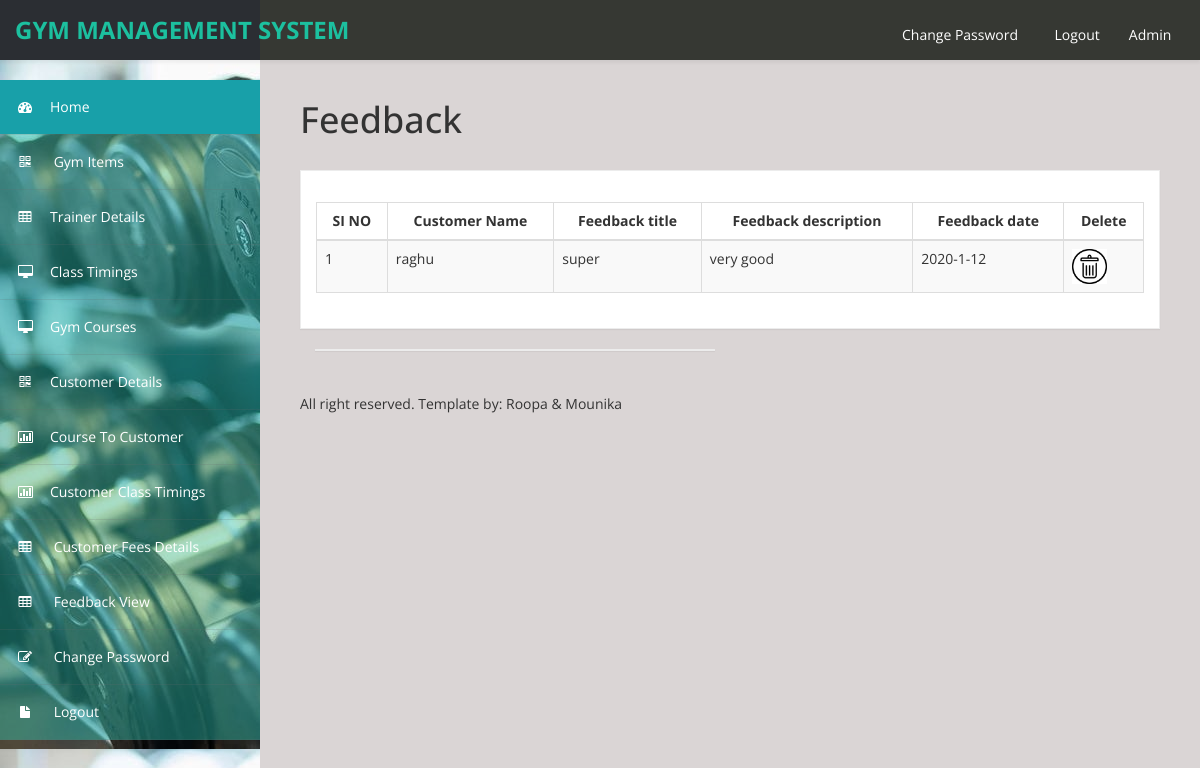
The page /admin/feedback_view.php (signed in) on the database its author committed.
### tables this page shows
CREATE TABLE `feedback` (
  `feedback_id` int(100) NOT NULL auto_increment,
  `customer_id` varchar(100) NOT NULL,
  `feedback_title` varchar(100) NOT NULL,
  `feedback_description` varchar(100) NOT NULL,
  `feedback_date` varchar(100) NOT NULL,
  PRIMARY KEY  (`feedback_id`)
);

CREATE TABLE `customer_details` (
  `customer_id` int(100) NOT NULL auto_increment,
  `customer_name` varchar(100) NOT NULL,
  `customer_address` varchar(100) NOT NULL,
  `customer_city` varchar(100) NOT NULL,
  `contact_number` varchar(100) NOT NULL,
  `email_id` varchar(100) NOT NULL,
  `image` varchar(400) NOT NULL,
  `weight` varchar(100) NOT NULL,
  `health_details` varchar(200) NOT NULL,
  `date_of_birth` varchar(100) NOT NULL,
  `gender` varchar(100) NOT NULL,
  `height` varchar(100) NOT NULL,
  PRIMARY KEY  (`customer_id`),
  KEY `customer_id` (`customer_id`)
);

### admin/feedback_view.php (the view)
<!DOCTYPE html>
<html xmlns="http://www.w3.org/1999/xhtml">
<head>
<?php include('medatada.php');?>
<?php include('header.php');?>
<?php include('sidebar.php');?>
</head>
<body>
        <div id="page-wrapper" >
            <div id="page-inner">
			 <div class="row">
                    <div class="col-md-12">
                        <h1 class="page-header">
                            Feedback
                        </h1>
                    </div>
                </div>
            <div class="row">
                <div class="col-md-12">
                    <div class="panel panel-default">
                        <div class="panel-heading">
                        </div>
                        <div class="panel-body">
                            <div class="table-responsive">
                                <table class="table table-striped table-bordered table-hover" id="dataTables-example">
                                    <thead>
  <tr>
    <th><div align="center">SI NO </div></th>
    <th><div align="center">Customer Name </div></th>
    <th><div align="center">Feedback title </div></th>
    <th><div align="center">Feedback description </div></th>
    <th><div align="center">Feedback date </div></th>
    <th><div align="center">Delete</div></th>
  </tr>
  </thead>
  <tbody>
    <?php
  $sl=1;
  include('db_connect.php');
  $sql="select * from feedback fb,customer_details cd where cd.customer_id=fb.customer_id ";
  $res=mysqli_query($conn,$sql);
  while($row=mysqli_fetch_array($res))
  {
  ?>
  <tr>
    <td><?php echo $sl++ ?></td>
    <td><?php echo $row['customer_name'];?></td>
	 <td><?php echo $row['feedback_title'];?></td>
	  <td><?php echo $row['feedback_description'];?></td>
	   <td><?php echo $row['feedback_date'];?></td>
        <td><a href="feedback_delete.php?feedback_id=<?php echo $row['feedback_id'];?>"><img src="assets/img/delete icon.png" width="35px" height="35px"></a></td>
  </tr>
  <?php
  }
  ?>
 </tbody>
                                </table>
                            </div>
                        </div>
                    </div>
                <div class="col-md-6">
                    <div class="panel panel-default">
                    </div>
                </div>
            </div>
        </div>
             <?php include('footer.php');?>
</body>
</html>

### admin/assets/css/custom-styles.css (style rules this page uses)
body { font-family: 'Open Sans', sans-serif; background: #32C2CD url(../img/bg-img.jpg) !important; }
#page-wrapper { padding: 15px 15px; min-height: 600px; background: #dad5d5; }
#page-inner { width:100%; margin:10px 20px 10px 0px; background-color:transparent; padding:10px; min-height:1200px; }
h1, .h1, h2, .h2, h3, .h3 { margin-top: 7px; margin-bottom: -5px; }
.panel { border-radius:0px; }
#page-wrapper { position: relative; top: 55px; }
.page-header { padding-bottom: 9px; margin: 10px 0 20px; border-bottom: 1px solid transparent; text-align: left; }
.panel-default { border-color: #ECECEC; }
.panel-default > .panel-heading { color: #000; border-color: #FFF; font-weight:bold; background: #FFFFFF; font-size: 16px; padding: 15px 15px 0; }
.panel-heading { border-bottom: 1px solid transparent; border-top-left-radius: 3px; border-top-right-radius: 3px; }
@media (min-width:768px) { #page-wrapper { margin: 0 0 0 260px; padding: 15px 30px; min-height: 1200px; } }

### rows shown on the page
feedback: customer.customer_name "raghu", feedback_title "super", feedback_description "very good", feedback_date "2020-1-12"
